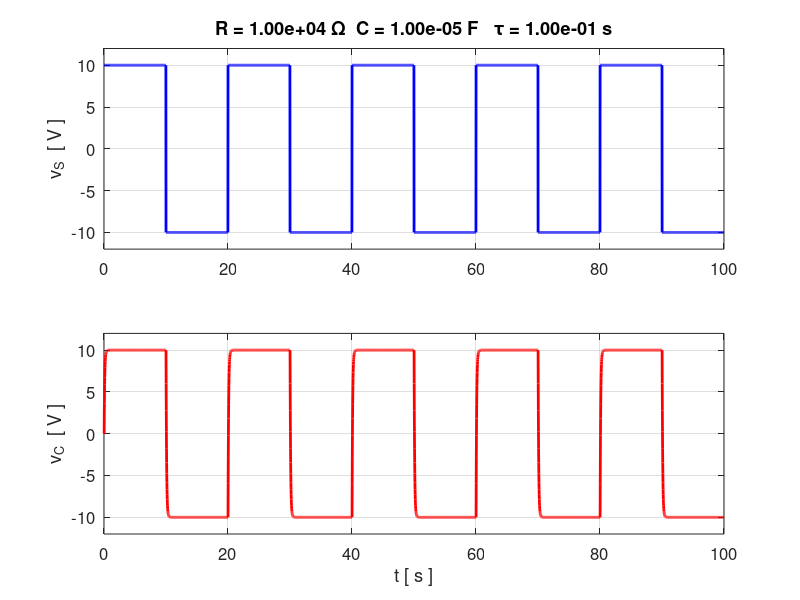

Write MATLAB code to recreate this figure.
% CN05.m

% SIMPLE RC CIRCUIT: SQUARE WAVE EXCITATION
% Finite Difference Method for RC circuit anlysis

% Ian Cooper
% email: ian.cooper@sydney.edu.au
% School of Physics, University of Sydney
 
% DOING PHYSICS WITH MATLAB 
%    ../mphome.htm
% 180216

clear all
close all
clc

% INPUTS (S.I. Units) ---------------------------------------------------
% resistor [1e4]
  R = 1e4;
  % Capacitor [100e-6]
  C = 10e-6;

% Square wave values VH (high) [10]  VL (low)  [-10]  
  VH = 10;
  VL = -10;
% Number of calculations (check dt << tau)  [5000]   
  N = 5000;
% Max time interval  [100]
  tMax = 100;
% Period of square wave function  [20]  
  T = 20;
  
% CALCULATIONS  ---------------------------------------------------------
  tau = R*C;
  t = linspace(0,tMax, N);
  dt = t(2 )- t(1);

% Initialize arrays
  vS = zeros(N,1);
  vR = zeros(N,1);
  vC = zeros(N,1);
  iS = zeros(N,1);

  % Specify source emf 
  for c = 1 : N
    y = sin(2*pi*t(c)/T);
    if y >= 0
          vS(c) = VH;
    elseif y < 0
          vS(c) = VL;
    end
  end


% Finite difference algorithm -------------------------------------------
   k = dt/C;
% Time Steps #2 to #N
  for c = 2 : N
    vC(c)  = vC(c-1) + k*iS(c-1);
    vR(c)  = vS(c) - vC(c);
    iS(c)  = vR(c)/R;
  end

  
% GRAPHICS -------------------------------------------------------------
  
figure(1)
   pos = [0.07 0.05 0.28 0.47];
   set(gcf,'Units','normalized');
   set(gcf,'Position',pos);
   set(gcf,'color','w'); 
subplot(2,1,1)
   plot(t,vS,'b','linewidth',2)
  grid on
  ylabel('v_S  [ V ]');
  tm1 = '   R = ';
  tm2 = num2str(R,'%3.2e');
  tm3 = ' \Omega  ';
  tm4 = 'C = ';
  tm5 = num2str(C,'%3.2e');
  tm6 = ' F   ';
  tm7 = '\tau = ';
  tm8 = num2str(tau,'%3.2e');
  tm9 = ' s   ';
  tm = [tm1 tm2 tm3 tm4 tm5 tm6 tm7 tm8 tm9];
  title(tm);
  set(gca,'yLim',[-12 12]);
  set(gca,'fontsize',12);


subplot(2,1,2)
  plot(t,vC,'r','linewidth',2)
  ylabel('v_C  [ V ]');
  xlabel('t [ s ]');
  grid on
  set(gca,'yLim',[-12 12]);
  set(gca,'fontsize',12);
  
  
